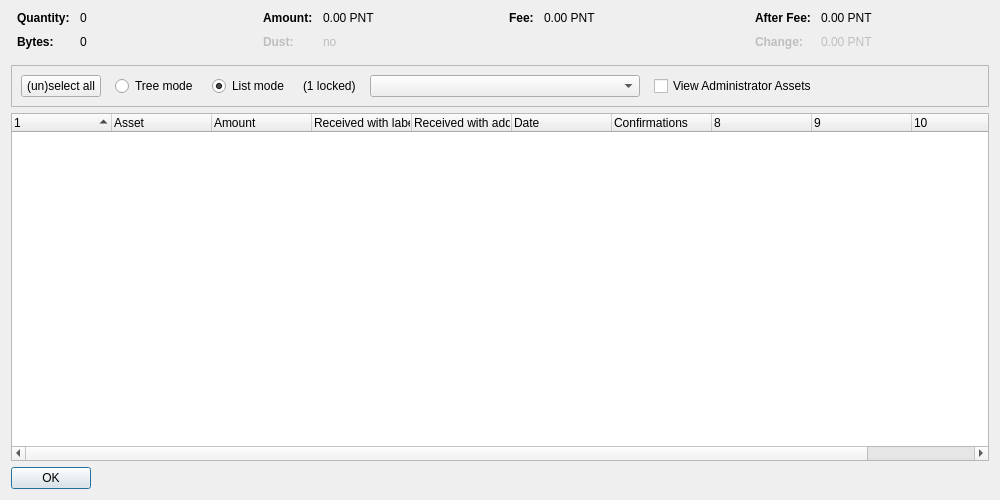
<?xml version="1.0" encoding="UTF-8"?>
<ui version="4.0">
 <class>AssetControlDialog</class>
 <widget class="QDialog" name="AssetControlDialog">
  <property name="geometry">
   <rect>
    <x>0</x>
    <y>0</y>
    <width>1000</width>
    <height>500</height>
   </rect>
  </property>
  <property name="windowTitle">
   <string>Asset Selection</string>
  </property>
  <layout class="QVBoxLayout" name="verticalLayout">
   <item>
    <layout class="QHBoxLayout" name="horizontalLayoutTop" stretch="0,0,0,0">
     <property name="topMargin">
      <number>0</number>
     </property>
     <property name="bottomMargin">
      <number>10</number>
     </property>
     <item>
      <layout class="QFormLayout" name="formLayoutAssetControl1">
       <property name="horizontalSpacing">
        <number>10</number>
       </property>
       <property name="verticalSpacing">
        <number>10</number>
       </property>
       <property name="leftMargin">
        <number>6</number>
       </property>
       <property name="rightMargin">
        <number>6</number>
       </property>
       <item row="0" column="0">
        <widget class="QLabel" name="labelAssetControlQuantityText">
         <property name="font">
          <font>
           <weight>75</weight>
           <bold>true</bold>
          </font>
         </property>
         <property name="text">
          <string>Quantity:</string>
         </property>
        </widget>
       </item>
       <item row="0" column="1">
        <widget class="QLabel" name="labelAssetControlQuantity">
         <property name="cursor">
          <cursorShape>IBeamCursor</cursorShape>
         </property>
         <property name="contextMenuPolicy">
          <enum>Qt::ActionsContextMenu</enum>
         </property>
         <property name="text">
          <string notr="true">0</string>
         </property>
         <property name="textInteractionFlags">
          <set>Qt::LinksAccessibleByMouse|Qt::TextSelectableByKeyboard|Qt::TextSelectableByMouse</set>
         </property>
        </widget>
       </item>
       <item row="1" column="0">
        <widget class="QLabel" name="labelAssetControlBytesText">
         <property name="font">
          <font>
           <weight>75</weight>
           <bold>true</bold>
          </font>
         </property>
         <property name="text">
          <string>Bytes:</string>
         </property>
        </widget>
       </item>
       <item row="1" column="1">
        <widget class="QLabel" name="labelAssetControlBytes">
         <property name="cursor">
          <cursorShape>IBeamCursor</cursorShape>
         </property>
         <property name="contextMenuPolicy">
          <enum>Qt::ActionsContextMenu</enum>
         </property>
         <property name="text">
          <string notr="true">0</string>
         </property>
         <property name="textInteractionFlags">
          <set>Qt::LinksAccessibleByMouse|Qt::TextSelectableByKeyboard|Qt::TextSelectableByMouse</set>
         </property>
        </widget>
       </item>
      </layout>
     </item>
     <item>
      <layout class="QFormLayout" name="formLayoutAssetControl2">
       <property name="horizontalSpacing">
        <number>10</number>
       </property>
       <property name="verticalSpacing">
        <number>10</number>
       </property>
       <property name="leftMargin">
        <number>6</number>
       </property>
       <property name="rightMargin">
        <number>6</number>
       </property>
       <item row="0" column="0">
        <widget class="QLabel" name="labelAssetControlAmountText">
         <property name="font">
          <font>
           <weight>75</weight>
           <bold>true</bold>
          </font>
         </property>
         <property name="text">
          <string>Amount:</string>
         </property>
        </widget>
       </item>
       <item row="0" column="1">
        <widget class="QLabel" name="labelAssetControlAmount">
         <property name="cursor">
          <cursorShape>IBeamCursor</cursorShape>
         </property>
         <property name="contextMenuPolicy">
          <enum>Qt::ActionsContextMenu</enum>
         </property>
         <property name="text">
          <string notr="true">0.00 PNT</string>
         </property>
         <property name="textInteractionFlags">
          <set>Qt::LinksAccessibleByMouse|Qt::TextSelectableByKeyboard|Qt::TextSelectableByMouse</set>
         </property>
        </widget>
       </item>
       <item row="1" column="0">
        <widget class="QLabel" name="labelAssetControlLowOutputText">
         <property name="enabled">
          <bool>false</bool>
         </property>
         <property name="font">
          <font>
           <weight>75</weight>
           <bold>true</bold>
          </font>
         </property>
         <property name="text">
          <string>Dust:</string>
         </property>
        </widget>
       </item>
       <item row="1" column="1">
        <widget class="QLabel" name="labelAssetControlLowOutput">
         <property name="enabled">
          <bool>false</bool>
         </property>
         <property name="cursor">
          <cursorShape>IBeamCursor</cursorShape>
         </property>
         <property name="contextMenuPolicy">
          <enum>Qt::ActionsContextMenu</enum>
         </property>
         <property name="text">
          <string notr="true">no</string>
         </property>
         <property name="textInteractionFlags">
          <set>Qt::LinksAccessibleByMouse|Qt::TextSelectableByKeyboard|Qt::TextSelectableByMouse</set>
         </property>
        </widget>
       </item>
      </layout>
     </item>
     <item>
      <layout class="QFormLayout" name="formLayoutAssetControl3">
       <property name="horizontalSpacing">
        <number>10</number>
       </property>
       <property name="verticalSpacing">
        <number>10</number>
       </property>
       <property name="leftMargin">
        <number>6</number>
       </property>
       <property name="rightMargin">
        <number>6</number>
       </property>
       <item row="0" column="0">
        <widget class="QLabel" name="labelAssetControlFeeText">
         <property name="font">
          <font>
           <weight>75</weight>
           <bold>true</bold>
          </font>
         </property>
         <property name="text">
          <string>Fee:</string>
         </property>
        </widget>
       </item>
       <item row="0" column="1">
        <widget class="QLabel" name="labelAssetControlFee">
         <property name="cursor">
          <cursorShape>IBeamCursor</cursorShape>
         </property>
         <property name="contextMenuPolicy">
          <enum>Qt::ActionsContextMenu</enum>
         </property>
         <property name="text">
          <string notr="true">0.00 PNT</string>
         </property>
         <property name="textInteractionFlags">
          <set>Qt::LinksAccessibleByMouse|Qt::TextSelectableByKeyboard|Qt::TextSelectableByMouse</set>
         </property>
        </widget>
       </item>
      </layout>
     </item>
     <item>
      <layout class="QFormLayout" name="formLayoutAssetControl4">
       <property name="horizontalSpacing">
        <number>10</number>
       </property>
       <property name="verticalSpacing">
        <number>10</number>
       </property>
       <property name="leftMargin">
        <number>6</number>
       </property>
       <property name="rightMargin">
        <number>6</number>
       </property>
       <item row="0" column="0">
        <widget class="QLabel" name="labelAssetControlAfterFeeText">
         <property name="font">
          <font>
           <weight>75</weight>
           <bold>true</bold>
          </font>
         </property>
         <property name="text">
          <string>After Fee:</string>
         </property>
        </widget>
       </item>
       <item row="0" column="1">
        <widget class="QLabel" name="labelAssetControlAfterFee">
         <property name="cursor">
          <cursorShape>IBeamCursor</cursorShape>
         </property>
         <property name="contextMenuPolicy">
          <enum>Qt::ActionsContextMenu</enum>
         </property>
         <property name="text">
          <string notr="true">0.00 PNT</string>
         </property>
         <property name="textInteractionFlags">
          <set>Qt::LinksAccessibleByMouse|Qt::TextSelectableByKeyboard|Qt::TextSelectableByMouse</set>
         </property>
        </widget>
       </item>
       <item row="1" column="0">
        <widget class="QLabel" name="labelAssetControlChangeText">
         <property name="enabled">
          <bool>false</bool>
         </property>
         <property name="font">
          <font>
           <weight>75</weight>
           <bold>true</bold>
          </font>
         </property>
         <property name="text">
          <string>Change:</string>
         </property>
        </widget>
       </item>
       <item row="1" column="1">
        <widget class="QLabel" name="labelAssetControlChange">
         <property name="enabled">
          <bool>false</bool>
         </property>
         <property name="cursor">
          <cursorShape>IBeamCursor</cursorShape>
         </property>
         <property name="contextMenuPolicy">
          <enum>Qt::ActionsContextMenu</enum>
         </property>
         <property name="text">
          <string notr="true">0.00 PNT</string>
         </property>
         <property name="textInteractionFlags">
          <set>Qt::LinksAccessibleByMouse|Qt::TextSelectableByKeyboard|Qt::TextSelectableByMouse</set>
         </property>
        </widget>
       </item>
      </layout>
     </item>
    </layout>
   </item>
   <item>
    <widget class="QFrame" name="frame">
     <property name="minimumSize">
      <size>
       <width>0</width>
       <height>40</height>
      </size>
     </property>
     <property name="frameShape">
      <enum>QFrame::StyledPanel</enum>
     </property>
     <property name="frameShadow">
      <enum>QFrame::Sunken</enum>
     </property>
     <layout class="QHBoxLayout" name="horizontalLayout">
      <item>
       <layout class="QHBoxLayout" name="horizontalLayoutPanel" stretch="0,0,0,0,0,0,0">
        <property name="spacing">
         <number>14</number>
        </property>
        <item>
         <widget class="QPushButton" name="pushButtonSelectAll">
          <property name="sizePolicy">
           <sizepolicy hsizetype="Maximum" vsizetype="Fixed">
            <horstretch>0</horstretch>
            <verstretch>0</verstretch>
           </sizepolicy>
          </property>
          <property name="text">
           <string>(un)select all</string>
          </property>
          <property name="autoDefault">
           <bool>false</bool>
          </property>
         </widget>
        </item>
        <item>
         <widget class="QRadioButton" name="radioTreeMode">
          <property name="sizePolicy">
           <sizepolicy hsizetype="Maximum" vsizetype="Fixed">
            <horstretch>0</horstretch>
            <verstretch>0</verstretch>
           </sizepolicy>
          </property>
          <property name="text">
           <string>Tree mode</string>
          </property>
         </widget>
        </item>
        <item>
         <widget class="QRadioButton" name="radioListMode">
          <property name="sizePolicy">
           <sizepolicy hsizetype="Maximum" vsizetype="Fixed">
            <horstretch>0</horstretch>
            <verstretch>0</verstretch>
           </sizepolicy>
          </property>
          <property name="text">
           <string>List mode</string>
          </property>
          <property name="checked">
           <bool>true</bool>
          </property>
         </widget>
        </item>
        <item>
         <widget class="QLabel" name="labelLocked">
          <property name="text">
           <string notr="true">(1 locked)</string>
          </property>
         </widget>
        </item>
        <item>
         <widget class="QComboBox" name="assetList">
          <property name="minimumContentsLength">
           <number>30</number>
          </property>
         </widget>
        </item>
        <item>
         <widget class="QCheckBox" name="viewAdministrator">
          <property name="toolTip">
           <string>View assets that you have the ownership asset for</string>
          </property>
          <property name="text">
           <string>View Administrator Assets</string>
          </property>
         </widget>
        </item>
        <item>
         <spacer name="horizontalSpacer">
          <property name="orientation">
           <enum>Qt::Horizontal</enum>
          </property>
          <property name="sizeHint" stdset="0">
           <size>
            <width>40</width>
            <height>20</height>
           </size>
          </property>
         </spacer>
        </item>
       </layout>
      </item>
     </layout>
    </widget>
   </item>
   <item>
    <widget class="AssetControlTreeWidget" name="treeWidget">
     <property name="contextMenuPolicy">
      <enum>Qt::CustomContextMenu</enum>
     </property>
     <property name="sortingEnabled">
      <bool>false</bool>
     </property>
     <property name="columnCount">
      <number>11</number>
     </property>
     <attribute name="headerShowSortIndicator" stdset="0">
      <bool>true</bool>
     </attribute>
     <attribute name="headerStretchLastSection">
      <bool>false</bool>
     </attribute>
     <column>
      <property name="text">
       <string/>
      </property>
     </column>
     <column>
      <property name="text">
       <string>Asset</string>
      </property>
     </column>
     <column>
      <property name="text">
       <string>Amount</string>
      </property>
     </column>
     <column>
      <property name="text">
       <string>Received with label</string>
      </property>
     </column>
     <column>
      <property name="text">
       <string>Received with address</string>
      </property>
     </column>
     <column>
      <property name="text">
       <string>Date</string>
      </property>
     </column>
     <column>
      <property name="text">
       <string>Confirmations</string>
      </property>
      <property name="toolTip">
       <string>Confirmed</string>
      </property>
     </column>
     <column>
      <property name="text">
       <string/>
      </property>
     </column>
     <column>
      <property name="text">
       <string/>
      </property>
     </column>
     <column>
      <property name="text">
       <string/>
      </property>
     </column>
     <column>
      <property name="text">
       <string/>
      </property>
     </column>
    </widget>
   </item>
   <item>
    <widget class="QDialogButtonBox" name="buttonBox">
     <property name="sizePolicy">
      <sizepolicy hsizetype="Maximum" vsizetype="Fixed">
       <horstretch>0</horstretch>
       <verstretch>0</verstretch>
      </sizepolicy>
     </property>
     <property name="orientation">
      <enum>Qt::Horizontal</enum>
     </property>
     <property name="standardButtons">
      <set>QDialogButtonBox::Ok</set>
     </property>
    </widget>
   </item>
  </layout>
 </widget>
 <customwidgets>
  <customwidget>
   <class>AssetControlTreeWidget</class>
   <extends>QTreeWidget</extends>
   <header location="global">assetcontroltreewidget.h</header>
  </customwidget>
 </customwidgets>
 <resources/>
 <connections/>
</ui>
